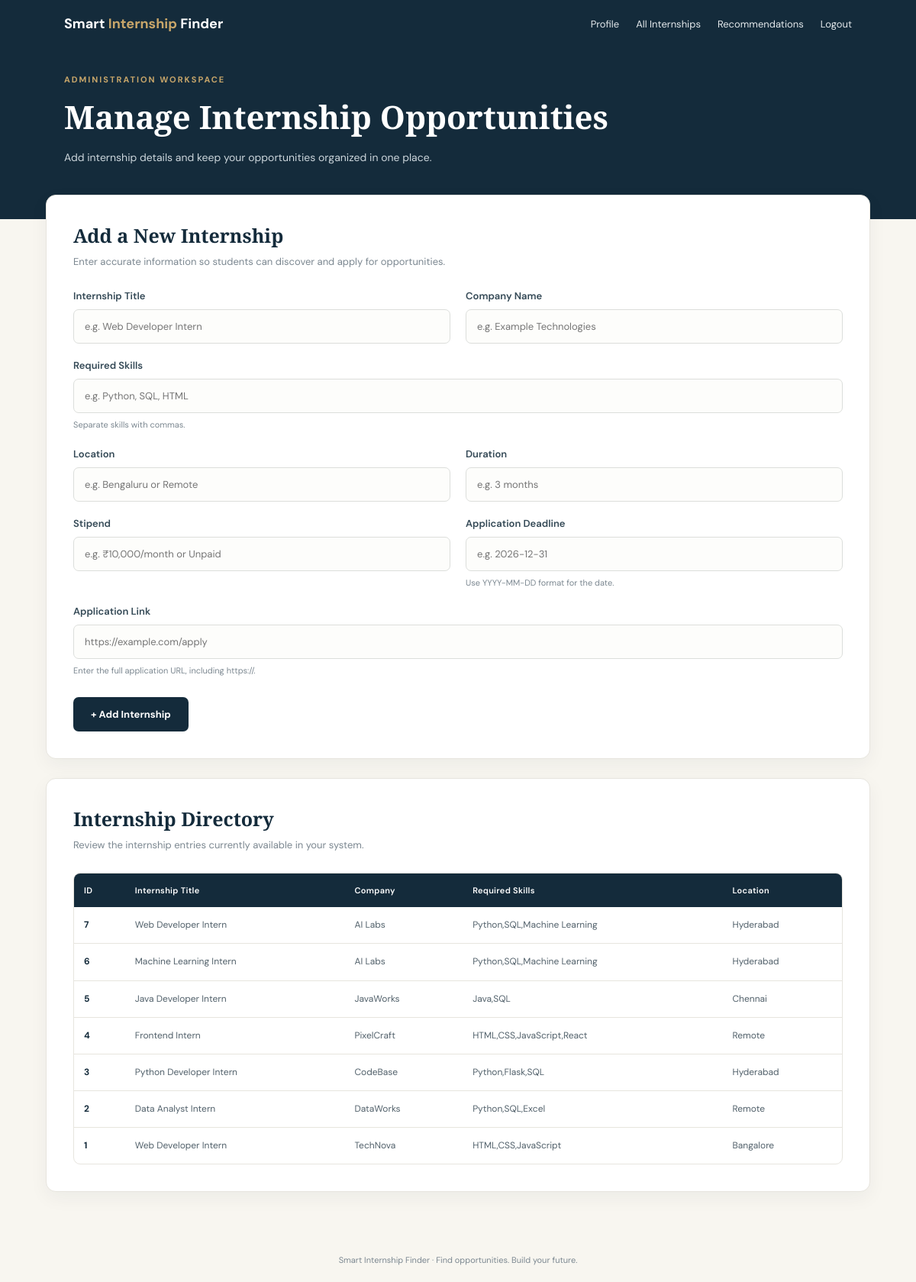
The app's page /admin (signed in) with its own data.
### tables this page shows
CREATE TABLE internships (
    id INTEGER PRIMARY KEY AUTOINCREMENT,
    title TEXT NOT NULL,
    company TEXT NOT NULL,
    required_skills TEXT,
    location TEXT,
    duration TEXT,
    stipend TEXT,
    deadline TEXT,
    apply_link TEXT
);

### app.py (the view, shortened to what this page needs)
@app.route("/admin", methods=["GET", "POST"])
def admin():
    if "student_id" not in session:
        return redirect(url_for('login'))
    if session.get("role") != "admin":
        return "Access denied: Admins only.", 403
    message = None
    conn = get_db()
    rows = conn.execute(
        "SELECT * FROM internships ORDER BY id DESC"
    ).fetchall()
    conn.close()
    return render_template(
        "admin.html",
        internships=rows,
        message=message
    )

### app.py (called while the page is built)
def get_db():
    conn = sqlite3.connect('database.db')
    conn.row_factory = sqlite3.Row
    return conn

### templates/admin.html (shortened to what this page needs)
<!DOCTYPE html>
<html lang="en">
<head>
</head>
<body>
  <nav class="navbar">
    <div class="brand">Smart <span>Internship</span> Finder</div>
    <div class="nav-links">
      <a href="/profile">Profile</a>
      <a href="/internships">All Internships</a>
      <a href="/recommendations">Recommendations</a>
      <a href="/logout">Logout</a>
    </div>
  </nav>
  <header class="hero">
    <div class="eyebrow">Administration workspace</div>
    <h1>Manage Internship Opportunities</h1>
    <p>
      Add internship details and keep your opportunities organized
      in one place.
    </p>
  </header>
  <main class="main">
    <section class="panel">
      <div class="panel-heading">
        <h2>Add a New Internship</h2>
        <p>Enter accurate information so students can discover and apply for opportunities.</p>
      </div>
      <form method="POST">
        <div class="form-grid">
          <div class="field">
            <label for="title">Internship Title</label>
            <input
              type="text"
              id="title"
              name="title"
              placeholder="e.g. Web Developer Intern"
              required
            >
          </div>
          <div class="field">
            <label for="company">Company Name</label>
            <input
              type="text"
              id="company"
              name="company"
              placeholder="e.g. Example Technologies"
              required
            >
          </div>
          <div class="field full">
            <label for="required_skills">Required Skills</label>
            <input
              type="text"
              id="required_skills"
              name="required_skills"
              placeholder="e.g. Python, SQL, HTML"
              required
            >
            <div class="hint">Separate skills with commas.</div>
          </div>
          <div class="field">
            <label for="location">Location</label>
            <input
              type="text"
              id="location"
              name="location"
              placeholder="e.g. Bengaluru or Remote"
              required
            >
          </div>
          <div class="field">
            <label for="duration">Duration</label>
            <input
              type="text"
              id="duration"
              name="duration"
              placeholder="e.g. 3 months"
              required
            >
          </div>
          <div class="field">
            <label for="stipend">Stipend</label>
            <input
              type="text"
              id="stipend"
              name="stipend"
              placeholder="e.g. ₹10,000/month or Unpaid"
              required
            >
          </div>
          <div class="field">
            <label for="deadline">Application Deadline</label>
            <input
              type="text"
              id="deadline"
              name="deadline"
              placeholder="e.g. 2026-12-31"
              required
            >
            <div class="hint">Use YYYY-MM-DD format for the date.</div>
          </div>
          <div class="field full">
            <label for="apply_link">Application Link</label>
            <input
              type="url"
              id="apply_link"
              name="apply_link"
              placeholder="https://example.com/apply"
              required
            >
            <div class="hint">Enter the full application URL, including https://.</div>
          </div>
        </div>
        <div class="submit-row">
          <button class="submit-button" type="submit">
            + Add Internship
          </button>
        </div>
      </form>
    </section>
    <section class="panel">
      <div class="panel-heading">
        <h2>Internship Directory</h2>
        <p>Review the internship entries currently available in your system.</p>
      </div>
      <div class="table-wrap">
        <table>
          <thead>
            <tr>
              <th>ID</th>
              <th>Internship Title</th>
              <th>Company</th>
              <th>Required Skills</th>
              <th>Location</th>
            </tr>
          </thead>
          <tbody>
            {% for i in internships %}
              <tr>
                <td>{{ i['id'] }}</td>
                <td>{{ i['title'] }}</td>
                <td>{{ i['company'] }}</td>
                <td>{{ i['required_skills'] }}</td>
                <td>{{ i['location'] }}</td>
              </tr>
            {% else %}
              <tr>
                <td colspan="5" class="empty-row">
                  No internships have been added yet.
                </td>
              </tr>
            {% endfor %}
          </tbody>
        </table>
      </div>
    </section>
  </main>
  <footer>
    Smart Internship Finder · Find opportunities. Build your future.
  </footer>
</body>
</html>

### templates/admin.html (style rules this page uses)
:root { --navy: #142b3b; --navy-light: #203f52; --gold: #c8a66a; --ivory: #f8f6f0; --white: #ffffff; --text: #263746; --muted: #7b8790; --border: #e7e5de; --green: #287653; }
* { box-sizing: border-box; }
body { margin: 0; background: var(--ivory); color: var(--text); font-family: 'DM Sans', sans-serif; }
.navbar { background: var(--navy); padding: 19px 7%; display: flex; justify-content: space-between; align-items: center; gap: 18px; flex-wrap: wrap; }
.brand { color: white; font-size: 18px; font-weight: 700; }
.brand span { color: var(--gold); }
.nav-links { display: flex; gap: 22px; flex-wrap: wrap; }
.nav-links a { color: #e4e9ec; text-decoration: none; font-size: 13px; }
.hero { background: var(--navy); color: white; padding: 35px 7% 68px; }
.eyebrow { color: var(--gold); text-transform: uppercase; letter-spacing: 2px; font-size: 11px; font-weight: 700; }
h1 { font-family: 'Playfair Display', serif; font-size: clamp(30px, 4vw, 42px); font-weight: 600; margin: 13px 0; }
.hero p { color: #cbd5db; font-size: 14px; line-height: 1.8; max-width: 580px; margin: 0; }
.main { width: min(1100px, 90%); margin: -32px auto 60px; position: relative; }
.panel { background: white; border: 1px solid var(--border); border-radius: 13px; padding: clamp(20px, 4vw, 35px); margin-bottom: 25px; box-shadow: 0 8px 25px rgba(20, 43, 59, 0.05); }
.panel-heading { margin-bottom: 25px; }
.panel-heading h2 { font-family: 'Playfair Display', serif; color: var(--navy); font-size: 25px; margin: 0 0 7px; }
.panel-heading p { color: var(--muted); font-size: 13px; line-height: 1.7; margin: 0; }
.form-grid { display: grid; grid-template-columns: repeat(2, minmax(0, 1fr)); gap: 20px; }
.field { min-width: 0; }
.field.full { grid-column: 1 / -1; }
label { display: block; font-size: 13px; font-weight: 600; color: #344956; margin-bottom: 9px; }
input { width: 100%; padding: 13px 14px; font-family: inherit; font-size: 13px; color: var(--text); border: 1px solid #dcdedb; border-radius: 7px; background: #fdfdfb; outline: none; transition: border-color 0.2s, box-shadow 0.2s; }
.hint { color: var(--muted); font-size: 11px; margin-top: 7px; line-height: 1.6; }
.submit-row { margin-top: 25px; }
.submit-button { padding: 14px 23px; border: none; border-radius: 7px; background: var(--navy); color: white; font-family: inherit; font-size: 13px; font-weight: 700; cursor: pointer; transition: background 0.2s; }
.table-wrap { width: 100%; overflow-x: auto; border: 1px solid var(--border); border-radius: 9px; }
table { width: 100%; min-width: 650px; border-collapse: collapse; font-size: 12px; text-align: left; }
thead { background: var(--navy); color: white; }
th { padding: 15px 13px; font-size: 11px; letter-spacing: 0.3px; font-weight: 600; white-space: nowrap; }
td { padding: 14px 13px; border-bottom: 1px solid var(--border); color: #52616b; line-height: 1.6; overflow-wrap: anywhere; }
tbody tr:last-child td { border-bottom: none; }
td:first-child { color: var(--navy); font-weight: 700; }
footer { padding: 22px; text-align: center; color: var(--muted); font-size: 11px; }

### records on screen
internships: id "7", title "Web Developer Intern", company "AI Labs", required_skills "Python,SQL,Machine Learning", location "Hyderabad"
internships: id "6", title "Machine Learning Intern", company "AI Labs", required_skills "Python,SQL,Machine Learning", location "Hyderabad"
internships: id "5", title "Java Developer Intern", company "JavaWorks", required_skills "Java,SQL", location "Chennai"
internships: id "4", title "Frontend Intern", company "PixelCraft", required_skills "HTML,CSS,JavaScript,React", location "Remote"
internships: id "3", title "Python Developer Intern", company "CodeBase", required_skills "Python,Flask,SQL", location "Hyderabad"
internships: id "2", title "Data Analyst Intern", company "DataWorks", required_skills "Python,SQL,Excel", location "Remote"
internships: id "1", title "Web Developer Intern", company "TechNova", required_skills "HTML,CSS,JavaScript", location "Bangalore"
